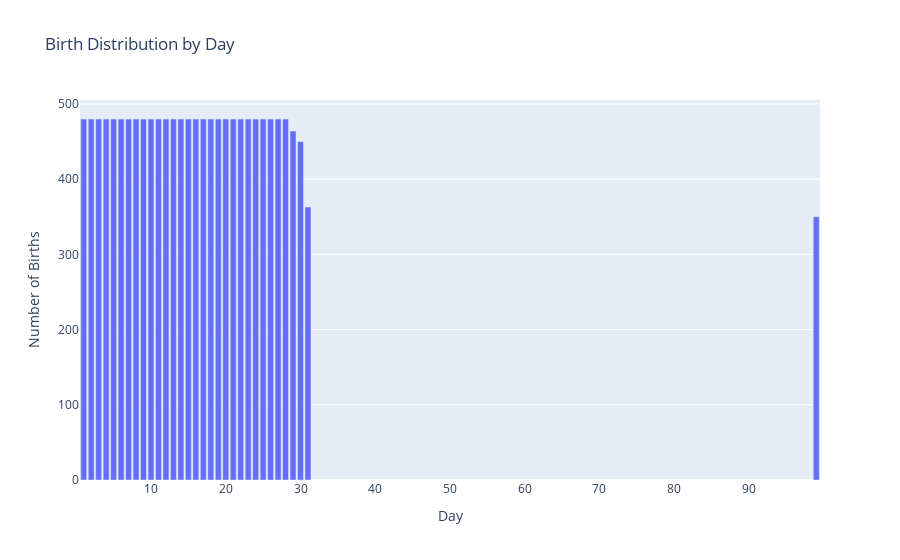

Here is the notebook cell this chart was saved with:
### Markdown cell above
More Girls are born than Males.

### Code cell
import plotly.graph_objects as go

# Calculate the birth count per day
birth_counts = df['day'].value_counts().sort_index()

# Create a bar plot for birth distribution by day
fig = go.Figure(data=go.Bar(x=birth_counts.index, y=birth_counts.values))
fig.update_layout(title='Birth Distribution by Day', xaxis_title='Day', yaxis_title='Number of Births')

# Display the plot
fig.show()

### Figure 1 — Plotly figure (JSON) as saved in the notebook; plotly's stock layout.template omitted (floating-point values rounded to 4 significant figures)
{"data": [{"type": "bar", "x": [1, 2, 3, 4, 5, 6, 7, 8, 9, 10, 11, 12, 13, 14, 15, 16, 17, 18, 19, 20, 21, 22, 23, 24, 25, 26, 27, 28, 29, 30, 31, 99], "y": [480, 480, 480, 480, 480, 480, 480, 480, 480, 480, 480, 480, 480, 480, 480, 480, 480, 480, 480, 480, 480, 480, 480, 480, 480, 480, 480, 480, 464, 450, 363, 350]}], "layout": {"title": {"text": "Birth Distribution by Day"}, "xaxis": {"title": {"text": "Day"}}, "yaxis": {"title": {"text": "Number of Births"}}}}
